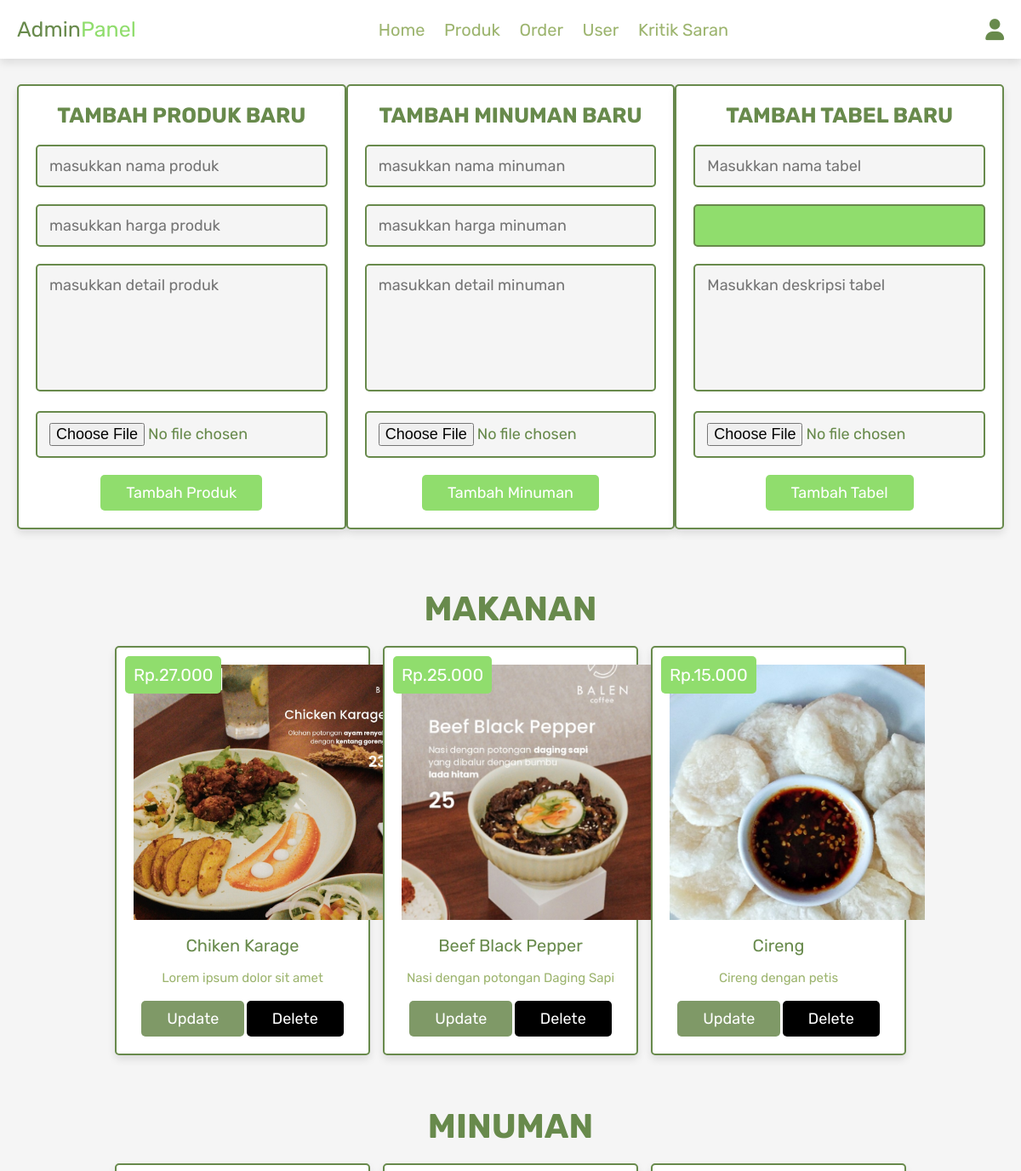
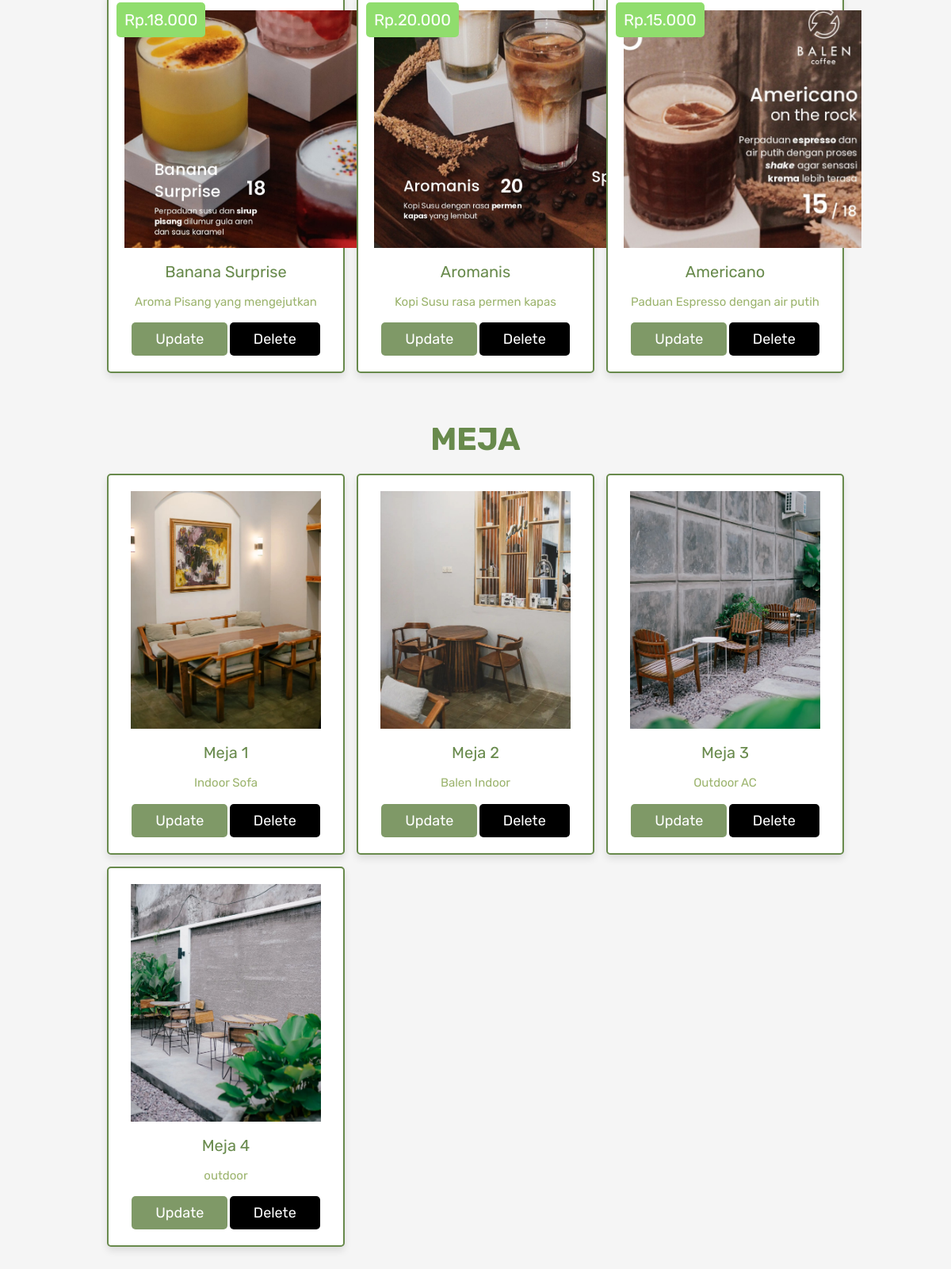
The page /admin_products.php (signed in) on the database its author committed (2 pictures, top to bottom).
### tables this page shows
CREATE TABLE `products` (
  `id` int(100) NOT NULL,
  `name` varchar(100) NOT NULL,
  `details` varchar(500) NOT NULL,
  `price` decimal(10,3) NOT NULL,
  `image` varchar(100) NOT NULL,
  `status` enum('available','unavailable') NOT NULL DEFAULT 'available'
);

CREATE TABLE `drinks` (
  `id_drinks` int(11) NOT NULL,
  `name` varchar(255) NOT NULL,
  `price` decimal(10,3) NOT NULL,
  `details` text DEFAULT NULL,
  `image` varchar(255) NOT NULL,
  `status` enum('available','unavailable') NOT NULL DEFAULT 'available'
);

CREATE TABLE `tables` (
  `id_table` int(11) NOT NULL,
  `name` varchar(255) NOT NULL,
  `reservation_date` date NOT NULL,
  `description` text NOT NULL,
  `image` varchar(255) NOT NULL,
  `status` enum('enabled','disabled') DEFAULT 'enabled',
  `status_table` enum('available','unavailable') NOT NULL DEFAULT 'available'
);

### admin_products.php (the view, shortened to what this page needs)
<?php
@include 'config.php';
?>
<!DOCTYPE html>
<html lang="en">
<head>
   <link rel="stylesheet" href="https://cdnjs.cloudflare.com/ajax/libs/font-awesome/6.0.0/css/all.min.css">
   <link rel="stylesheet" href="css/admin_style.css">
</head>
<body>
<?php @include 'admin_header.php'; ?>
<section class="add-products">
   <form action="" method="POST" enctype="multipart/form-data">
      <h3>Tambah Produk Baru</h3>
      <input type="text" class="box" required placeholder="masukkan nama produk" name="name">
      <input type="number" min="0" class="box" required placeholder="masukkan harga produk" name="price">
      <textarea name="details" class="box" required placeholder="masukkan detail produk" cols="30" rows="10"></textarea>
      <input type="file" accept="image/jpg, image/jpeg, image/png" required class="box" name="image">
      <input type="submit" value="Tambah Produk" name="add_product" class="btn">
   </form>
    <form action="" method="POST" enctype="multipart/form-data">
        <h3>Tambah Minuman Baru</h3>
        <input type="text" class="box" required placeholder="masukkan nama minuman" name="name">
        <input type="number" min="0" class="box" required placeholder="masukkan harga minuman" name="price">
        <textarea name="details" class="box" required placeholder="masukkan detail minuman" cols="30" rows="10"></textarea>
        <input type="file" accept="image/jpg, image/jpeg, image/png" required class="box" name="image">
        <input type="submit" value="Tambah Minuman" name="add_drinks" class="btn">
    </form>
     <form action="" method="POST" enctype="multipart/form-data">
       <h3>Tambah Tabel Baru</h3>
       <input type="text" class="box" required placeholder="Masukkan nama tabel" name="name">
       <input type="number" min="0" class="boxdead" required placeholder="" name="price" readonly>
       <textarea name="description" class="box" required placeholder="Masukkan deskripsi tabel" cols="30" rows="5"></textarea>
       <input type="file" accept="image/jpg, image/jpeg, image/png" required class="box" name="image">
       <input type="submit" value="Tambah Tabel" name="add_meja" class="btn">
   </form>
</section>
<section class="show-products">
<h1 class="title">Makanan </h1>
   <div class="box-container">
      <?php
         $select_products = mysqli_query($conn, "SELECT * FROM `products`") or die('query failed');
         if(mysqli_num_rows($select_products) > 0){
            while($fetch_products = mysqli_fetch_assoc($select_products)){
      ?>
      <div class="box">
         <div class="price">Rp.<?php echo $fetch_products['price']; ?></div>
         <img class="image" src="uploaded_img/<?php echo $fetch_products['image']; ?>" alt="">
         <div class="name"><?php echo $fetch_products['name']; ?></div>
         <div class="details"><?php echo $fetch_products['details']; ?></div>
         <a href="admin_update_product.php?update=<?php echo $fetch_products['id']; ?>" class="option-btn">update</a>
         <a href="admin_products.php?delete=<?php echo $fetch_products['id']; ?>" class="delete-btn" onclick="return confirm('delete this product?');">delete</a>
      </div>
      <?php
         }
      }else{
         echo '<p class="empty">no products added yet!</p>';
      }
      ?>
   </div>
</section>
<section class="show-products">
   <h1 class="title">Minuman </h1>
   <div class="box-container">
      <?php
         $select_drinks = mysqli_query($conn, "SELECT * FROM `drinks`") or die('query failed');
         if(mysqli_num_rows($select_drinks) > 0){
            while($fetch_drinks = mysqli_fetch_assoc($select_drinks)){
      ?>
      <form action="" method="POST" class="box">
         <div class="price">Rp.<?php echo $fetch_drinks['price']; ?></div>
         <img class="image" src="uploaded_img/<?php echo $fetch_drinks['image']; ?>" alt="" >
         <div class="name"><?php echo $fetch_drinks['name']; ?></div>
         <div class="details"><?php echo $fetch_drinks['details']; ?></div>
         <a href="admin_update_drinks.php?update=<?php echo $fetch_drinks['id_drinks']; ?>" class="option-btn">update</a>
         <a href="admin_products.php?delete=<?php echo $fetch_drinks['id_drinks']; ?>" class="delete-btn" onclick="return confirm('delete this product?');">delete</a>
      </form>
      <?php
         }
      }else{
         echo '<p class="kosong">belum ada minuman yang ditambahkan!</p>';
      }
      ?>
   </div>
</section>
<section class="show-products">
<h1 class="title">Meja </h1>
    <div class="box-container">
        <?php
        $select_tables = mysqli_query($conn, "SELECT * FROM `tables`") or die('Query failed');
        if (mysqli_num_rows($select_tables) > 0) {
            while ($fetch_tables = mysqli_fetch_assoc($select_tables)) {
        ?>
                <div class="box">
                    <img class="image" src="uploaded_img/<?php echo $fetch_tables['image']; ?>" alt="">
                    <div class="name"><?php echo $fetch_tables['name']; ?></div>
                    <div class="details"><?php echo $fetch_tables['description']; ?></div>
                    <a href="admin_update_table.php?update=<?php echo $fetch_tables['id_table']; ?>" class="option-btn">update</a>
                    <a href="admin_products.php?delete=<?php echo $fetch_tables['id_table']; ?>" class="delete-btn" onclick="return confirm('Delete this table?');">delete</a>
                </div>
        <?php
            }
        } else {
            echo '<p class="empty">No tables added yet!</p>';
        }
        ?>
    </div>
</section>
</body>
</html>

### css/admin_style.css (style rules this page uses)
:root { --pink:#90dd6d; --red:#000000; --orange:#7f9967; --black:rgb(104, 138, 76); --white:#fff; --light-color:rgb(156, 180, 110); --light-white:#ccc; --light-bg:#f5f5f5; --border:.2rem solid var(--black); --box-shadow:0 .5rem 1rem rgba(0,0,0,.1); }
* { font-family: 'Rubik', sans-serif; margin:0; padding:0; box-sizing: border-box; outline: none; border:none; text-decoration: none; transition:all .2s linear; }
html { font-size: 62.5%; overflow-x: hidden; scroll-behavior: smooth; scroll-padding-top: 6.5rem; }
body { background: var(--light-bg); }
section { padding:3rem 2rem; }
.title { text-align: center; margin-bottom: 2rem; color:var(--black); text-transform: uppercase; font-size: 4rem; }
.btn, .delete-btn, .option-btn { display: inline-block; border-radius: .5rem; margin-top: 1rem; font-size: 1.8rem; color:var(--white); cursor: pointer; padding:1rem 3rem; text-transform: capitalize; }
.btn { background-color: var(--pink); }
.delete-btn { background-color: var(--red); }
.option-btn { background-color: var(--orange); }
.add-products form { max-width: 50rem; border-radius: .5rem; background-color: var(--white); border:var(--border); padding:2rem; text-align: center; margin:0 auto; box-shadow: var(--box-shadow); }
.add-products form h3 { font-size: 2.5rem; text-transform: uppercase; color:var(--black); margin-bottom: 1rem; }
.add-products form .box { width: 100%; margin:1rem 0; font-size: 1.8rem; color:var(--black); border-radius: .5rem; background-color: var(--light-bg); padding:1.2rem 1.4rem; border:var(--border); }
.add-products form .boxdead { width: 100%; margin:1rem 0; font-size: 1.8rem; color:var(--black); border-radius: .5rem; background-color: var(--light-bg); padding:1.2rem 1.4rem; border:var(--border); }
.add-products form textarea { height: 15rem; resize: none; }
.show-products .box-container { display: grid; grid-template-columns: repeat(auto-fit, 30rem); gap:1.5rem; align-items: flex-start; max-width: 1200px; margin: 0 auto; justify-content: center; }
.show-products .box-container .box { text-align: center; padding:2rem; border:var(--border); background-color: var(--white); box-shadow: var(--box-shadow); border-radius: .5rem; position: relative; }
.show-products .box-container .box .image { height: 30rem; margin-bottom: .5rem; }
.show-products .box-container .box .price { background-color: var(--pink); position: absolute; top:1rem; left:1rem; border-radius: .5rem; color:var(--white); padding:1rem; font-size: 2rem; }
.show-products .box-container .box .name { margin:1rem 0; font-size: 2rem; color:var(--black); }
.show-products .box-container .box .details { line-height: 1.5; color:var(--light-color); font-size: 1.5rem; padding:.5rem 0; }

### admin_products.php (style rules this page uses)
.add-products { display: flex; justify-content: space-between; }
.add-products form { padding: -2rem; width: 100%; margin-bottom: 1rem; }
.add-products form .boxdead { padding: -2rem; width: 100%; margin-bottom: 1rem; background-color: var(--pink); color: white; width: 100%; margin:1rem 0; font-size: 1.8rem; color:var(--black); border-radius: .5rem; padding:1.2rem 1.4rem; border:var(--border); }

### rows shown on the page
products: price "27.000", image (picture), name "Chiken Karage", details "Lorem ipsum dolor sit amet"
products: price "25.000", image (picture), name "Beef Black Pepper", details "Nasi dengan potongan Daging Sapi"
products: price "15.000", image (picture), name "Cireng", details "Cireng dengan petis"
drinks: price "18.000", image (picture), name "Banana Surprise", details "Aroma Pisang yang mengejutkan"
drinks: price "20.000", image (picture), name "Aromanis", details "Kopi Susu rasa permen kapas"
drinks: price "15.000", image (picture), name "Americano", details "Paduan Espresso dengan air putih"
tables: image (picture), name "Meja 1", description "Indoor Sofa"
tables: image (picture), name "Meja 2", description "Balen Indoor"
tables: image (picture), name "Meja 3", description "Outdoor AC"
tables: image (picture), name "Meja 4", description "outdoor"
